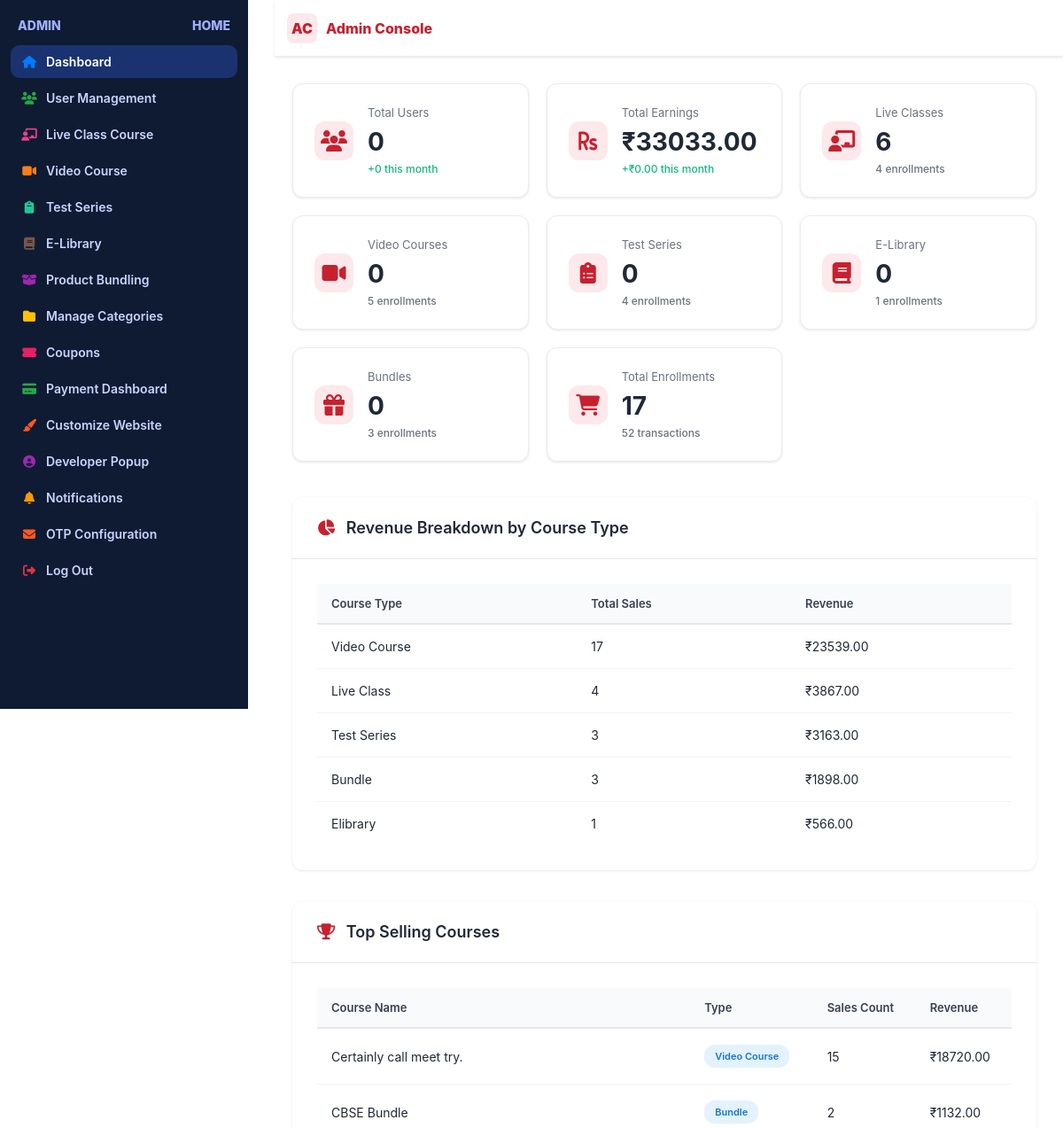
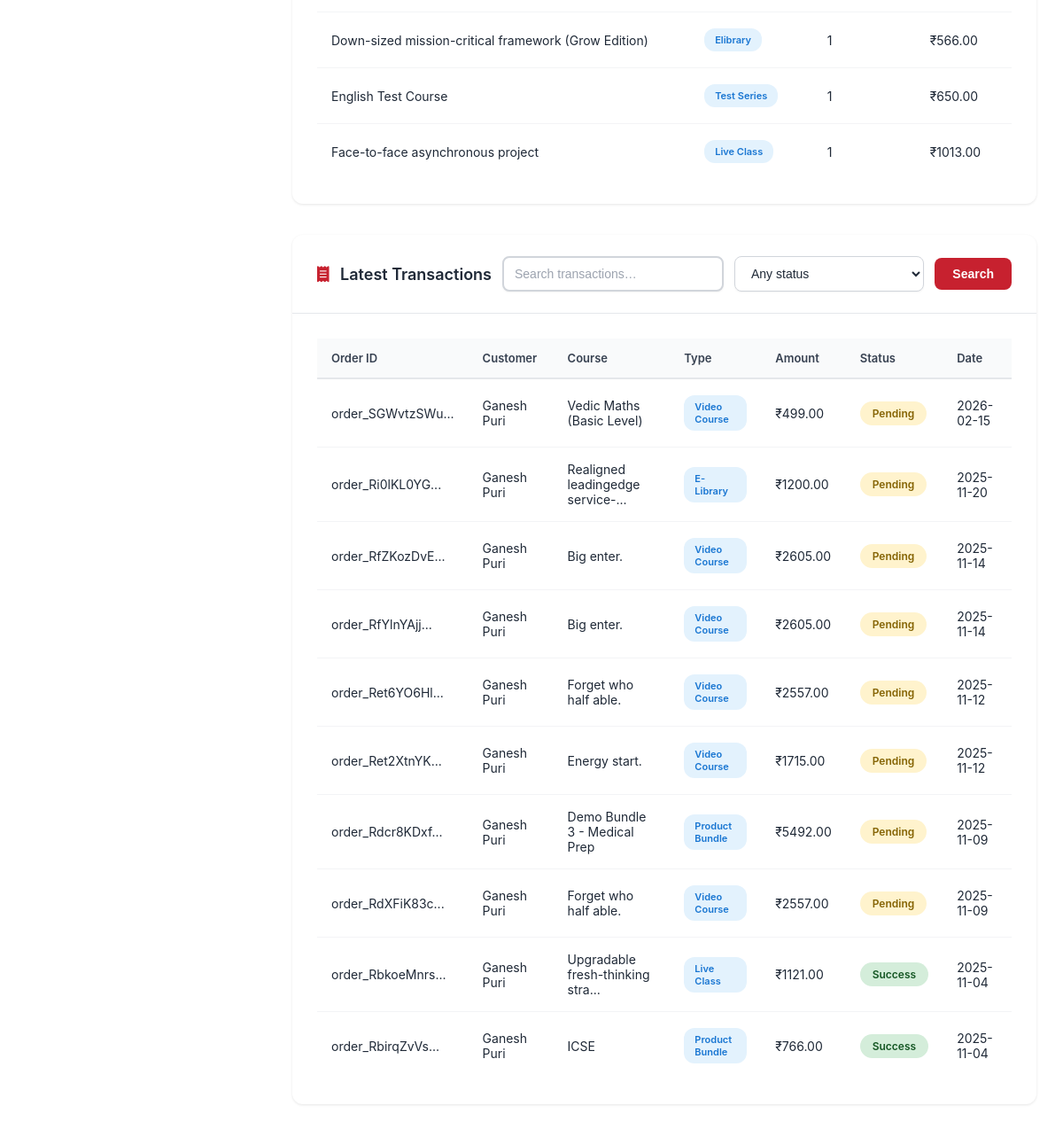
Page /admin_panel/ (signed in) on the committed database (2 pictures, top to bottom).
### base/models.py (models this page shows, shortened)
class Payment(models.Model):
    user = models.ForeignKey(User, on_delete=models.CASCADE, null=True, blank=True)
    razorpay_order_id = models.CharField(max_length=100, unique=True)
    razorpay_payment_id = models.CharField(max_length=100, blank=True, null=True)
    razorpay_signature = models.CharField(max_length=255, blank=True, null=True)
    course_type = models.CharField(max_length=50, choices=[
        ('video_course', 'Video Course'),
        ('live_class', 'Live Class'),
        ('test_series', 'Test Series'),
        ('elibrary', 'E-Library'),
        ('bundle', 'Product Bundle')
    ])
    course_id = models.IntegerField()
    course_name = models.CharField(max_length=255)
    amount = models.IntegerField()  # Amount in paise
    currency = models.CharField(max_length=10, default='INR')
    status = models.CharField(max_length=50, default='Created', choices=[
        ('Created', 'Created'),
        ('Success', 'Success'),
        ('Failed', 'Failed')
    ])
    created_at = models.DateTimeField(auto_now_add=True)
    updated_at = models.DateTimeField(auto_now=True)
    class Meta:
        ordering = ['-created_at']

### adminpanel/views.py (the view, shortened to what this page needs)
# urls.py: path('admin_panel/', views.admin_dashboard, name='admindashboard'),
@staff_member_required
def admin_dashboard(request):
    now = timezone.now()
    this_month = now.replace(day=1, hour=0, minute=0, second=0, microsecond=0)
    total_users = User.objects.filter(is_superuser=False).count()
    this_month_signups = User.objects.filter(
        date_joined__gte=this_month,
        is_superuser=False
    ).count()
    total_earnings = Payment.objects.filter(
        status='Success'
    ).aggregate(
        total=Sum('amount')
    )['total'] or 0
    total_earnings = total_earnings / 100  # Convert from paise to rupees
    this_month_earnings = Payment.objects.filter(
        status='Success',
        created_at__gte=this_month
    ).aggregate(
        total=Sum('amount')
    )['total'] or 0
    this_month_earnings = this_month_earnings / 100
    total_live_classes = LiveClassCourse.objects.filter(is_active=True).count()
    total_video_courses = VideoCourse.objects.count()
    total_test_series = TestSeries.objects.filter(is_active=True).count()
    total_elibrary = ELibraryCourse.objects.filter(is_active=True).count()
    total_bundles = ProductBundle.objects.filter(status='active').count()
    total_enrollments = UserCourseAccess.objects.filter(is_active=True).count()
    enrollments_by_type = UserCourseAccess.objects.filter(
        is_active=True
    ).values('course_type').annotate(
        count=Count('id')
    )
    enrollment_stats = {item['course_type']: item['count'] for item in enrollments_by_type}
    latest_transactions = Payment.objects.select_related('user').order_by('-created_at')[:10]
    transactions_data = []
    for payment in latest_transactions:
        transactions_data.append({
            'invoice': payment.razorpay_order_id[:15] + '...' if len(payment.razorpay_order_id) > 15 else payment.razorpay_order_id,
            'customer': payment.user.get_full_name() or payment.user.email.split('@')[0] if payment.user else 'Guest',
            'amount': f"₹{payment.amount / 100:.2f}",
            'status': payment.status,
            'date': payment.created_at.strftime('%Y-%m-%d'),
            'course_name': payment.course_name[:30] + '...' if len(payment.course_name) > 30 else payment.course_name,
            'course_type': payment.get_course_type_display(),
        })
    revenue_by_type = Payment.objects.filter(
        status='Success'
    ).values('course_type').annotate(
        total=Sum('amount')
    ).order_by('-total')
    revenue_breakdown = []
    for item in revenue_by_type:
        revenue_breakdown.append({
            'type': item['course_type'].replace('_', ' ').title(),
            'amount': item['total'] / 100,
            'count': Payment.objects.filter(
                status='Success',
                course_type=item['course_type']
            ).count()
        })
    top_courses = Payment.objects.filter(
        status='Success'
    ).values('course_name', 'course_type').annotate(
        sales_count=Count('id'),
        revenue=Sum('amount')
    ).order_by('-sales_count')[:5]
    top_courses_data = []
    for course in top_courses:
        top_courses_data.append({
            'name': course['course_name'],
            'type': course['course_type'].replace('_', ' ').title(),
            'sales': course['sales_count'],
            'revenue': course['revenue'] / 100
        })
    recent_users = User.objects.filter(
        is_superuser=False
    ).order_by('-date_joined')[:5]
    recent_users_data = []
    context = {
        'total_users': total_users,
        'this_month_signups': this_month_signups,
        'total_earnings': f"{total_earnings:.2f}",
        'this_month_earnings': f"{this_month_earnings:.2f}",
        'total_live_classes': total_live_classes,
        'total_video_courses': total_video_courses,
        'total_test_series': total_test_series,
        'total_elibrary': total_elibrary,
        'total_bundles': total_bundles,
        'total_enrollments': total_enrollments,
        'enrollment_stats': enrollment_stats,
        'latest_transactions': transactions_data,
        'total_transactions': Payment.objects.count(),
        'revenue_breakdown': revenue_breakdown,
        'top_courses': top_courses_data,
        'recent_users': recent_users_data,
    }
    return render(request, 'admin_dashboard.html', context)

### adminpanel/context_processors.py (called while the page is built)
def navbar_settings(request):
    try:
        settings = NavbarSettings.objects.filter(is_active=True).first()
        if not settings:
            settings = NavbarSettings.objects.create()
        return {'navbar_settings': settings}
    except Exception as e:
        print(f"Error in navbar_settings context processor: {e}")
        return {'navbar_settings': None}

def footer_settings(request):
    try:
        settings = FooterSettings.objects.filter(is_active=True).first()
        footer_links = FooterLink.objects.filter(is_active=True)
        footer_legal_links = FooterLegalLink.objects.filter(is_active=True)
        if not settings:
            settings = FooterSettings.objects.create()
        return {
            'footer_settings': settings,
            'footer_links': footer_links,
            'footer_legal_links': footer_legal_links,
        }
    except Exception as e:
        print(f"Error in footer_settings context processor: {e}")
        return {
            'footer_settings': None,
            'footer_links': [],
            'footer_legal_links': [],
        }

### base/models.py (called while the page is built)
    def get_full_name(self):
        parts = [self.first_name, self.middle_name, self.last_name]
        full_name = ' '.join(filter(None, [p.strip() for p in parts]))
        return full_name

### base/templatetags/navbar_tags.py (called while the page is built)
@register.simple_tag
def get_favicon_url():
    try:
        settings = NavbarSettings.objects.first()
        if settings and settings.favicon:
            return settings.favicon.url
        return None
    except:
        return None

### video_courses/context_processors.py (called while the page is built)
def categories_context(request):
    categories = Category.objects.all()
    return {
        'navbar_categories': categories
    }

### adminpanel/templates/admin_dashboard.html (shortened to what this page needs)
{% load static %}
{% load navbar_tags %}
<!DOCTYPE html>
<html lang="en">
<head>
<link href="{% static 'css/fontawesome/all.min.css' %}" rel="stylesheet">
{% get_favicon_url as favicon_url %}
</head>
<body>
  <div class="admin-root">
    {% block sidebar %}
    {% include "sidebar.html" %}
    {% endblock sidebar %}
    <header class="admin-topbar">
      <div class="admin-brand">
        <div class="admin-brand-logo">AC</div>
        <div>Admin Console</div>
      </div>
    </header>
    <main class="admin-main">
      {% block content %}
      <section class="admin-kpis">
        <div class="admin-kpi">
          <div class="admin-kpi-ico"><i class="fas fa-users"></i></div>
          <div>
            <div class="admin-kpi-label">Total Users</div>
            <div class="admin-kpi-value">{{ total_users }}</div>
            <small style="color: #10b981;">
              +{{ this_month_signups }} this month
            </small>
          </div>
        </div>
        <div class="admin-kpi">
          <div class="admin-kpi-ico"><i class="fas fa-rupee-sign"></i></div>
          <div>
            <div class="admin-kpi-label">Total Earnings</div>
            <div class="admin-kpi-value">₹{{ total_earnings }}</div>
            <small style="color: #10b981;">
              +₹{{ this_month_earnings }} this month
            </small>
          </div>
        </div>
        <div class="admin-kpi">
          <div class="admin-kpi-ico"><i class="fas fa-chalkboard-teacher"></i></div>
          <div>
            <div class="admin-kpi-label">Live Classes</div>
            <div class="admin-kpi-value">{{ total_live_classes }}</div>
            <small style="color: #6b7280;">
              {{ enrollment_stats.live_class|default:0 }} enrollments
            </small>
          </div>
        </div>
        <div class="admin-kpi">
          <div class="admin-kpi-ico"><i class="fas fa-video"></i></div>
          <div>
            <div class="admin-kpi-label">Video Courses</div>
            <div class="admin-kpi-value">{{ total_video_courses }}</div>
            <small style="color: #6b7280;">
              {{ enrollment_stats.video_course|default:0 }} enrollments
            </small>
          </div>
        </div>
        <div class="admin-kpi">
          <div class="admin-kpi-ico"><i class="fas fa-clipboard-list"></i></div>
          <div>
            <div class="admin-kpi-label">Test Series</div>
            <div class="admin-kpi-value">{{ total_test_series }}</div>
            <small style="color: #6b7280;">
              {{ enrollment_stats.test_series|default:0 }} enrollments
            </small>
          </div>
        </div>
        <div class="admin-kpi">
          <div class="admin-kpi-ico"><i class="fas fa-book"></i></div>
          <div>
            <div class="admin-kpi-label">E-Library</div>
            <div class="admin-kpi-value">{{ total_elibrary }}</div>
            <small style="color: #6b7280;">
              {{ enrollment_stats.elibrary|default:0 }} enrollments
            </small>
          </div>
        </div>
        <div class="admin-kpi">
          <div class="admin-kpi-ico"><i class="fas fa-gift"></i></div>
          <div>
            <div class="admin-kpi-label">Bundles</div>
            <div class="admin-kpi-value">{{ total_bundles }}</div>
            <small style="color: #6b7280;">
              {{ enrollment_stats.bundle|default:0 }} enrollments
            </small>
          </div>
        </div>
        <div class="admin-kpi">
          <div class="admin-kpi-ico"><i class="fas fa-shopping-cart"></i></div>
          <div>
            <div class="admin-kpi-label">Total Enrollments</div>
            <div class="admin-kpi-value">{{ total_enrollments }}</div>
            <small style="color: #6b7280;">
              {{ total_transactions }} transactions
            </small>
          </div>
        </div>
      </section>
      {% if revenue_breakdown %}
      <section class="admin-card">
        <div class="admin-card-hd">
          <h3><i class="fas fa-chart-pie"></i> Revenue Breakdown by Course Type</h3>
        </div>
        <div class="admin-card-bd">
          <table class="admin-table">
            <thead>
              <tr>
                <th>Course Type</th>
                <th>Total Sales</th>
                <th>Revenue</th>
              </tr>
            </thead>
            <tbody>
              {% for item in revenue_breakdown %}
              <tr>
                <td>{{ item.type }}</td>
                <td>{{ item.count }}</td>
                <td>₹{{ item.amount|floatformat:2 }}</td>
              </tr>
              {% endfor %}
            </tbody>
          </table>
        </div>
      </section>
      {% endif %}
      {% if top_courses %}
      <section class="admin-card">
        <div class="admin-card-hd">
          <h3><i class="fas fa-trophy"></i> Top Selling Courses</h3>
        </div>
        <div class="admin-card-bd">
          <table class="admin-table">
            <thead>
              <tr>
                <th>Course Name</th>
                <th>Type</th>
                <th>Sales Count</th>
                <th>Revenue</th>
              </tr>
            </thead>
            <tbody>
              {% for course in top_courses %}
              <tr>
                <td>{{ course.name }}</td>
                <td><span class="badge">{{ course.type }}</span></td>
                <td>{{ course.sales }}</td>
                <td>₹{{ course.revenue|floatformat:2 }}</td>
              </tr>
              {% endfor %}
            </tbody>
          </table>
        </div>
      </section>
      {% endif %}
      <section class="admin-card">
        <div class="admin-card-hd">
          <h3><i class="fas fa-receipt"></i> Latest Transactions</h3>
          <div class="admin-filters">
            <input class="admin-filter-input" type="text" id="searchInput" placeholder="Search transactions…" />
            <select class="admin-filter-select" id="statusFilter">
              <option value="">Any status</option>
            </select>
            <button class="admin-filter-btn" type="button" onclick="filterTransactions()">Search</button>
          </div>
        </div>
        <div class="admin-card-bd">
          <table class="admin-table" id="transactionsTable">
            <thead>
              <tr>
                <th>Order ID</th>
                <th>Customer</th>
                <th>Course</th>
                <th>Type</th>
                <th>Amount</th>
                <th>Status</th>
                <th>Date</th>
              </tr>
            </thead>
            <tbody>
              {% for txn in latest_transactions %}
              <tr data-status="{{ txn.status }}" data-customer="{{ txn.customer|lower }}" data-course="{{ txn.course_name|lower }}">
                <td>{{ txn.invoice }}</td>
                <td>{{ txn.customer }}</td>
                <td>{{ txn.course_name }}</td>
                <td><span class="badge">{{ txn.course_type }}</span></td>
                <td>{{ txn.amount }}</td>
                <td>
                  {% if txn.status == 'Success' %}
                    <span class="status-badge status-success">{{ txn.status }}</span>
                  {% elif txn.status == 'Failed' %}
                    <span class="status-badge status-failed">{{ txn.status }}</span>
                  {% else %}
                    <span class="status-badge status-pending">{{ txn.status }}</span>
                  {% endif %}
                </td>
                <td>{{ txn.date }}</td>
              </tr>
              {% endfor %}
            </tbody>
          </table>
        </div>
      </section>
      {% endblock content %}
    </main>
  </div>
</body>
</html>

### rows in the picture
Payment: course_name "Vedic Maths (Basic Level)", status "Pending"
Payment: status "Pending"
Payment: course_name "Big enter.", status "Pending"
Payment: course_name "Big enter.", status "Pending"
Payment: course_name "Forget who half able.", status "Pending"
Payment: course_name "Energy start.", status "Pending"
Payment: course_name "Demo Bundle 3 - Medical Prep", status "Pending"
Payment: course_name "Forget who half able.", status "Pending"
Payment: status "Success"
Payment: course_name "ICSE", status "Success"

### other values in the picture
{{ total_users }} "0"
{{ this_month_signups }} "0"
{{ total_earnings }} "33033.00"
{{ this_month_earnings }} "0.00"
{{ total_live_classes }} "6"
{{ enrollment_stats.live_class|default:0 }} "4"
{{ total_video_courses }} "0"
{{ enrollment_stats.video_course|default:0 }} "5"
{{ total_test_series }} "0"
{{ enrollment_stats.test_series|default:0 }} "4"
{{ total_elibrary }} "0"
{{ enrollment_stats.elibrary|default:0 }} "1"
{{ total_bundles }} "0"
{{ enrollment_stats.bundle|default:0 }} "3"
{{ total_enrollments }} "17"
